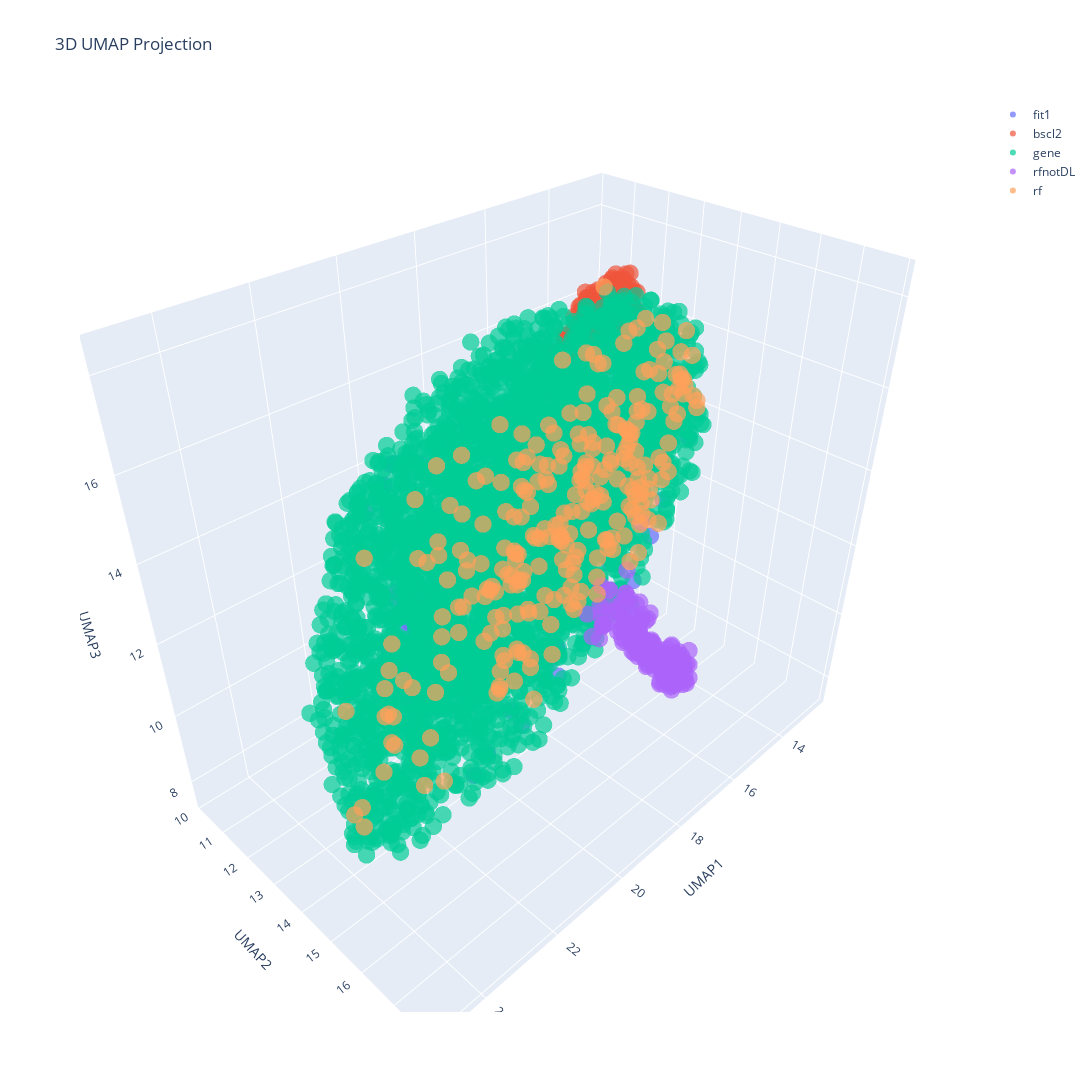

Notebook cell for this chart:
### Code cell
# Apply UMAP for dimensionality reduction

from umap import UMAP


def perform_umap(data, n_components=3, random_state=42, n_neighbors=200, min_dist=0.8):
    """Perform UMAP dimensionality reduction on the input data."""
    umap_model = UMAP(
        n_components=n_components,
        random_state=random_state,
        n_neighbors=n_neighbors,
        min_dist=min_dist,
    )
    umap_result = umap_model.fit_transform(data)
    return umap_result, umap_model


def create_umap_df(umap_result, n_components, prefix="UMAP", original_df=None):
    """Create a DataFrame from UMAP results with optional metadata from original DataFrame."""
    columns = [f"{prefix}{i + 1}" for i in range(n_components)]
    umap_df = pd.DataFrame(umap_result, columns=columns)

    if original_df is not None and "type" in original_df.columns:
        umap_df["type"] = original_df["type"]

    return umap_df


# Perform UMAP and create DataFrame
X_umap, umap_model = perform_umap(X_scaled)
umap_df = create_umap_df(X_umap, 3, original_df=df)

# Plot UMAP results
umap_fig = plot_3d_scatter(
    umap_df, "UMAP1", "UMAP2", "UMAP3", title="3D UMAP Projection"
)

save_plot(umap_fig, "umap_3d_plot.html")

### Figure 1 — Plotly figure (JSON) as saved in the notebook; plotly's stock layout.template omitted (floating-point values rounded to 4 significant figures; data arrays with more than 128 entries replaced by an {"elided": "..."} marker saying what was removed)
{"data": [{"marker": {"opacity": 0.7, "size": 6}, "mode": "markers", "name": "fit1", "type": "scatter3d", "x": [22.9, 23.3, 24.39, 23.61, 20.87, 21.48, 21.74, 21.38, 20.06, 20.77, 19.72, 19.9, 20.79, 21.1, 20.04, 18.89, 20.62, 21.29, 21.98, 21.37, 20.89, 20.54, 20.09, 19.68, 18.06, 19.51, 21.28, 20.41, 18.56, 18.76, 18.5, 16.98, 19.49, 22.33, 21.52, 21.2, 21.7, 19.05, 21.21, 18.05, 21.81, 23.01, 21.49, 23.02, 19.45, 18.11, 19.83, 18.07, 21.74, 21.15, 23.02, 18.51, 22.2, 23.28, 22.91, 21.62, 23.0, 22.25, 22.19, 22.2, 20.62, 20.89, 19.86, 16.37, 20.85, 20.8, 20.83, 21.4, 20.57, 20.49, 21.0, 19.85, 20.41, 23.34, 21.1, 21.05, 22.57, 20.65, 20.64, 20.63, 20.0, 20.36, 22.05, 19.07, 19.52, 18.94, 18.54, 18.46], "y": [15.06, 15.87, 15.75, 15.62, 16.2, 16.33, 16.68, 16.67, 17.41, 17.51, 16.92, 16.79, 17.72, 17.18, 17.05, 16.99, 12.59, 12.71, 13.62, 13.18, 12.45, 12.31, 12.14, 12.58, 15.36, 16.45, 17.3, 17.13, 16.87, 16.87, 17.18, 16.37, 17.13, 17.18, 17.53, 17.56, 17.65, 17.02, 17.22, 16.91, 17.44, 17.28, 17.27, 16.67, 16.93, 17.4, 17.04, 16.69, 14.79, 14.02, 15.24, 14.6, 16.39, 15.59, 15.74, 15.02, 15.24, 13.42, 13.87, 15.07, 15.16, 15.33, 13.71, 14.84, 12.0, 11.86, 12.05, 12.07, 11.92, 11.92, 12.18, 12.05, 17.67, 17.29, 17.79, 17.83, 17.69, 17.88, 17.8, 17.86, 16.87, 16.78, 16.98, 17.23, 17.44, 16.94, 17.36, 16.7], "z": [12.94, 14.09, 11.32, 14.14, 16.15, 16.21, 15.78, 15.27, 16.1, 14.38, 13.53, 14.01, 14.48, 15.22, 13.32, 13.92, 13.08, 12.64, 11.6, 12.14, 13.09, 13.44, 14.05, 13.45, 16.22, 14.78, 14.57, 16.17, 17.79, 17.29, 16.81, 16.99, 17.07, 12.97, 13.5, 15.2, 14.35, 15.82, 13.72, 15.32, 13.97, 12.48, 13.65, 13.98, 15.28, 16.87, 13.46, 14.41, 13.52, 13.64, 12.85, 15.69, 13.98, 14.36, 14.29, 12.71, 12.23, 12.23, 13.58, 12.73, 16.14, 16.04, 13.81, 15.47, 14.74, 14.5, 14.11, 14.35, 15.07, 15.05, 14.82, 14.82, 15.43, 12.19, 15.44, 14.8, 13.13, 14.95, 14.77, 15.73, 16.33, 16.07, 15.59, 17.25, 16.86, 17.47, 17.57, 16.33]}, {"marker": {"opacity": 0.7, "size": 6}, "mode": "markers", "name": "bscl2", "type": "scatter3d", "x": {"elided": "176 float values"}, "y": {"elided": "176 float values"}, "z": {"elided": "176 float values"}}, {"marker": {"opacity": 0.7, "size": 6}, "mode": "markers", "name": "gene", "type": "scatter3d", "x": {"elided": "3520 float values"}, "y": {"elided": "3520 float values"}, "z": {"elided": "3520 float values"}}, {"marker": {"opacity": 0.7, "size": 6}, "mode": "markers", "name": "rfnotDL", "type": "scatter3d", "x": {"elided": "176 float values"}, "y": {"elided": "176 float values"}, "z": {"elided": "176 float values"}}, {"marker": {"opacity": 0.7, "size": 6}, "mode": "markers", "name": "rf", "type": "scatter3d", "x": {"elided": "264 float values"}, "y": {"elided": "264 float values"}, "z": {"elided": "264 float values"}}], "layout": {"height": 1200, "scene": {"xaxis": {"title": {"text": "UMAP1"}}, "yaxis": {"title": {"text": "UMAP2"}}, "zaxis": {"title": {"text": "UMAP3"}}}, "showlegend": true, "title": {"text": "3D UMAP Projection"}, "width": 1200}}
